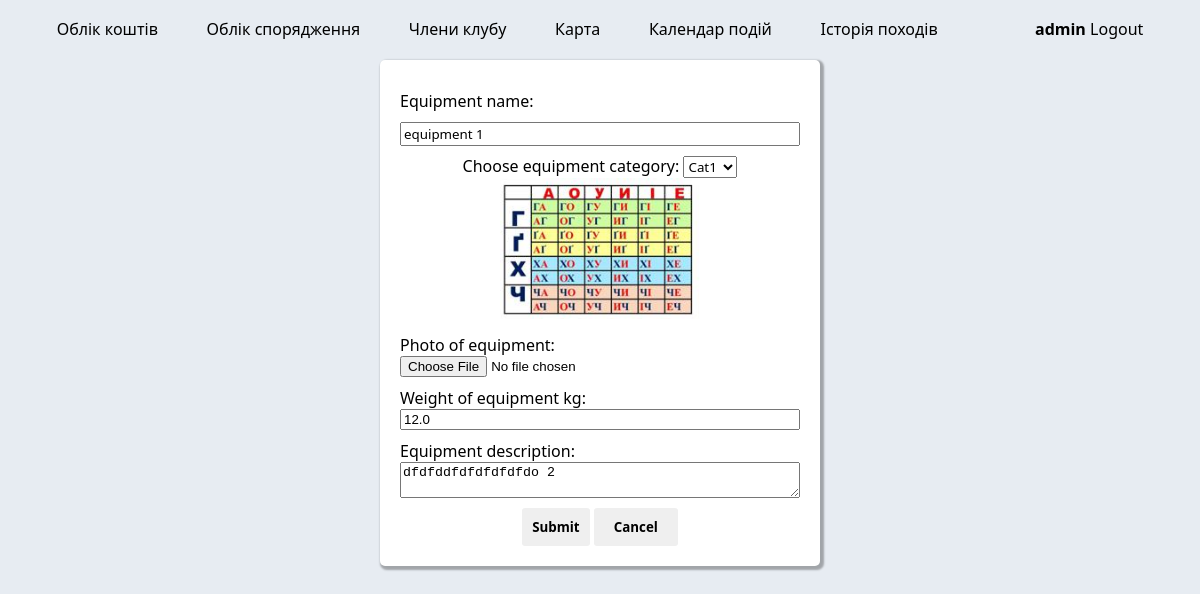
The app's page /equipment/change_equipment/32 (signed in) with its own data.
### equipment_accounting/models.py (models this page shows, shortened)
class Equipments(models.Model):
    equipment_name = models.CharField(max_length=50, null=False)
    equipment_category = models.ManyToManyField(EquipmentsCategories)
    weight_of_equipment_kg = models.FloatField(null=False)
    photo_of_equipment = models.ImageField(default='default_tool.png', upload_to='equipment_images')
    current_user = models.ForeignKey(User, on_delete=models.CASCADE, default=1)
    equipment_description = models.CharField(max_length=150, default="-")

### equipment_accounting/views.py (the view, shortened to what this page needs)
# urls.py: path("change_equipment/<int:equipment_id>", views.change_equipment, name="change_equipment"), # change equipment in table
@login_required(login_url='/login/')
def change_equipment(request, equipment_id):
    equipment = get_object_or_404(Equipments, pk=equipment_id)
    categories = EquipmentsCategories.objects.all()
    return render(request, "equipment_accounting/change_equipment.html", context={"equipment": equipment, 'categories': categories})

### equipment_accounting/templates/equipment_accounting/change_equipment.html (shortened to what this page needs)
{% extends "layouts/base.html" %} {% block title %} change equipment {% endblock %}
{% block stylesheets %}{% endblock stylesheets %} {% block content %}
<form method="POST" action="{% url 'equipment:change_equipment' equipment_id=equipment.id %}" enctype="multipart/form-data">
  <div class="modal">
    <div class="pole">
      <label class="pole__label">Equipment name:</label>
      <input type="text" name="equipment_name" value="{{ equipment.equipment_name }}" required>
    </div>
    <div>
      <label>
        Choose equipment category:
        <select class="pole__input" name="categories" required>
          {% for category in categories %}
          <option value="{{ category.equipment_category_name }}" {% if category.equipment_category_name == equipment.categories %} selected {% endif %}>
            {{ category.equipment_category_name }}
          </option>
          {% endfor %}
        </select>
      </label>
    </div>
    <img src="{{ equipment.photo_of_equipment.url }}" alt="Photo of equipment" width="200">
    <div class="pole">
      <label class="pole__label">Photo of equipment:</label>
      <input type="file" name="photo_of_equipment" accept="image/*">
    </div>
    <div class="pole">
      <label class="pole__label">Weight of equipment kg:</label>
      <input type="number" name="weight_of_equipment_kg" value="{{ equipment.weight_of_equipment_kg }}" required>
    </div>
    <div class="pole">
      <label class="pole__label">Equipment description:</label>
      <textarea name="equipment_description" required>{{ equipment.equipment_description }}</textarea>
    </div>
    <div class="buttons">
      <button class="btn" type="submit">Submit</button>
      <button class="btn" type="reset">
        <a class="link link-btn" href="{% url 'equipment:get_equipments' %}" role="button">Cancel</a>
      </button>
    </div>
  </div>
</form>
{% endblock content %}

### equipment_accounting/templates/layouts/base.html (shortened to what this page needs)
<!DOCTYPE html>
<html lang="en">
  <head>
    {% load static %}
    <link rel="stylesheet" href="{% static '/assets/css/style.css' %}" />
  </head>
  <body>
    <header class="site-header">
      <nav >
            <div class="container navbar">
                        {% if user.is_authenticated %}
                        <a class="link" href="{% url 'users:placeholders' %}">Облік коштів</a>
                        <a class="link" href="{% url 'equipment:get_equipments' %}">Облік спорядження</a>
                        <a class="link" href="{% url 'users:club_members' %}">Члени клубу</a>
                        {% endif %}
                        <a class="link" href="{% url 'users:placeholders' %}">Карта</a>
                        <a class="link" href="{% url 'users:placeholders' %}">Календар подій</a>
                        <a class="link" href="{% url 'users:placeholders' %}">Історія походів</a>
                  <div class="collapse navbar-collapse flex-row-reverse" id="navbarToggle">
                        <div class="navbar-nav">
                            {% if user.is_authenticated %}
                                <a class="link" href="{% url 'users:profile' user_id=user.id %}"><b>{{ user.username }}</b></a>
                                <a class="link" href="{% url 'users:logout' %}">Logout</a>
                                {% else %}
                                <a class="link" href="{% url 'users:login' %}">Login</a>
                                <a class="link" href="{% url 'users:signup' %}">Register</a>
                                {% endif %}
                        </div>
                  </div>
            </div>
      </nav>
    </header>
    <main role="main" class="container">
      <div class="row">
        <div class="col-md-8">
    {% block content %}{% endblock content %} {% include "includes/scripts.html" %}
  </body>
</html>

### equipment_accounting/static/assets/css/style.css (style rules this page uses)
.buttons { margin-top: 10px; }
.btn { font-family: 'Segoe UI', Tahoma, Geneva, Verdana, sans-serif; padding: 10px; border-radius: 3px; border: none; color: black; font-weight: bold; }
body { background-color: #e7ecf2; font-family: 'Segoe UI', Tahoma, Geneva, Verdana, sans-serif; }
.link { text-decoration: none; color: black; }
.link-btn { padding: 10px; }
.modal { text-align: center; padding: 20px; background-color: #fff; border: none; border-radius: 5px; box-shadow: 2px 2px 2px 2px rgba(0,0,0,.3); margin: 0 auto; overflow: hidden; width: 400px; }
.pole { margin-top: 10px; text-align: left; display: flex; flex-direction: column; }
.pole__input, input[type="text"] { margin-top: 10px; font-family: 'Segoe UI', Tahoma, Geneva, Verdana, sans-serif; }
.container { padding: 10px 0; }
.navbar { display: flex; justify-content: space-evenly; }

### records on screen
Equipments: equipment_name "equipment 1", photo_of_equipment (picture), weight_of_equipment_kg "12.0", equipment_description "dfdfddfdfdfdfdfdо 2"

### other values on screen
{{ user.username }} "admin"
form field categories "Cat1"
